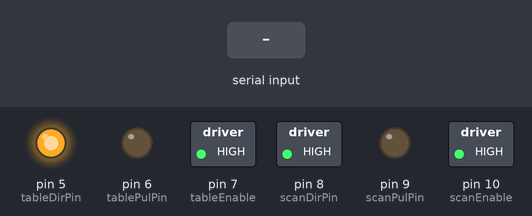
This sketch was run on a simulated Arduino Uno, built with avr-gcc and run on an emulated ATmega328P. On the bench: switched loads named in the sketch (green lamp = pin HIGH), output pins drawn as LEDs (lit = HIGH). The test bench sets the inputs (shaded band).

Above: at 1.2 s.
1.3 s: "90,45\n" received over Serial
At 1.7 s:
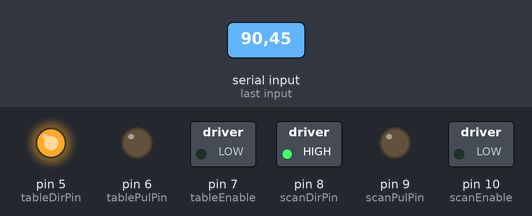
2.8 s: "30,150\n" received over Serial
At 4.0 s:
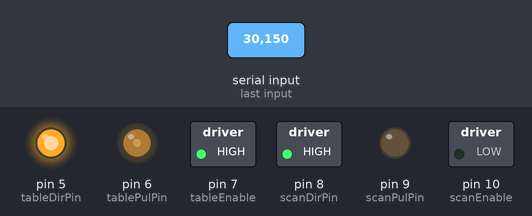
4.3 s: "1\n" received over Serial
At 4.8 s:
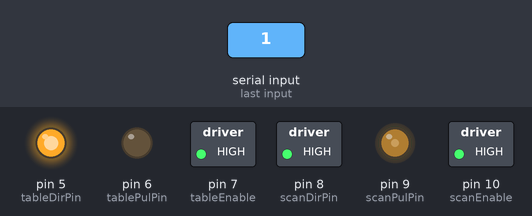
5.8 s: "0\n" received over Serial
At 6.4 s:
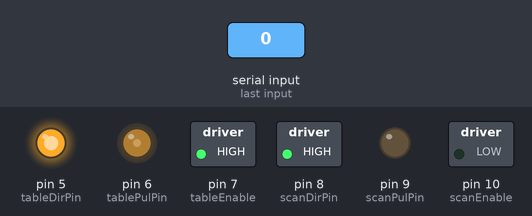
7.3 s: "2\n" received over Serial
At 8.3 s:
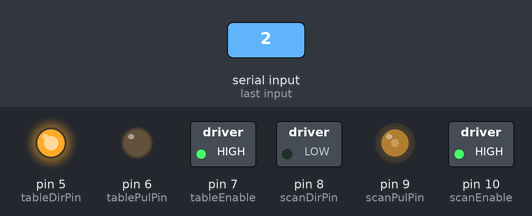
8.8 s: "4\n" received over Serial
At 9.7 s:
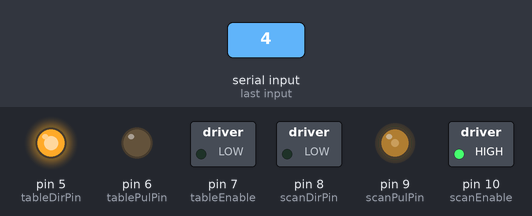
Timing chart, 0 to 11.3 s (numbered marks = the images above; inputs shaded):
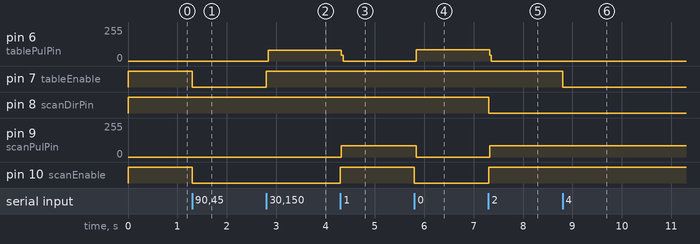

The sketch:

booth0.2.0.ino
```cpp
//serial input from python script
int serIn = 0;
//scanner motor variables
int scanEnable = 10;
int scanPulPin = 9;
int scanDirPin = 8;
//table motor variables
int tableEnable = 7;
int tablePulPin = 6;
int tableDirPin = 5;
//pwm enable variables
int scanOn = 0;
int tableOn = 0;

void setup(){
//  initialize serial input
  Serial.begin(9600);
//  initialize scanner motor pins
  pinMode(scanEnable, OUTPUT);
  pinMode(scanPulPin, OUTPUT);
  pinMode(scanDirPin, OUTPUT);
  digitalWrite(scanEnable, HIGH);
  digitalWrite(scanPulPin, LOW);
  digitalWrite(scanDirPin, HIGH);
//  initialize table motor pins
  pinMode(tableEnable, OUTPUT);
  pinMode(tablePulPin, OUTPUT);
  pinMode(tableDirPin, OUTPUT);
  digitalWrite(tableEnable, HIGH);
  digitalWrite(tablePulPin, LOW);
  digitalWrite(tableDirPin, HIGH);
}

void loop() {
    serIn = Serial.read()-'0';
    if(serIn == 0){
      scanOn = 0;
      digitalWrite(scanEnable, LOW);
    }else if(serIn == 1){
      scanOn = 1;
      digitalWrite(scanEnable, HIGH);
      digitalWrite(scanDirPin, HIGH);
    }else if(serIn == 2){
      scanOn = 1;
      digitalWrite(scanEnable, HIGH);
      digitalWrite(scanDirPin, LOW);
    }else if(serIn == 3){
      tableOn = 1;
      digitalWrite(tableEnable, HIGH);

    }else if(serIn == 4){
      tableOn = 0;
      digitalWrite(tableEnable, LOW);
    }
//  enable pwm
    if(scanOn == 1){
      digitalWrite(scanPulPin, HIGH);
      delayMicroseconds(10);
      digitalWrite(scanPulPin, LOW);
      delayMicroseconds(10);
    }else if(tableOn == 1){
      digitalWrite(tablePulPin, HIGH);
      delayMicroseconds(10);
      digitalWrite(tablePulPin, LOW);
      delayMicroseconds(10);
    }
}
```

Measured:
- after the input at 1.3 s, pin 7 (tableEnable), pin 10 (scanEnable): HIGH → LOW at once
- after the input at 2.8 s, pin 6 (tablePulPin): 0/255 → 80/255 at once; pin 7 (tableEnable): LOW → HIGH at once
- after the input at 4.3 s, pin 6 (tablePulPin): 80/255 → 0/255 at once; pin 9 (scanPulPin): 0/255 → 84/255 at once; pin 10 (scanEnable): LOW → HIGH at once
- after the input at 5.8 s, pin 6 (tablePulPin): 0/255 → 85/255 at once; pin 9 (scanPulPin): 84/255 → 0/255 at once; pin 10 (scanEnable): HIGH → LOW at once
- after the input at 7.3 s, pin 6 (tablePulPin): 85/255 → 0/255 at once; pin 8 (scanDirPin): HIGH → LOW at once; pin 9 (scanPulPin): 0/255 → 84/255 at once; pin 10 (scanEnable): LOW → HIGH at once
- after the input at 8.8 s, pin 7 (tableEnable): HIGH → LOW at once
